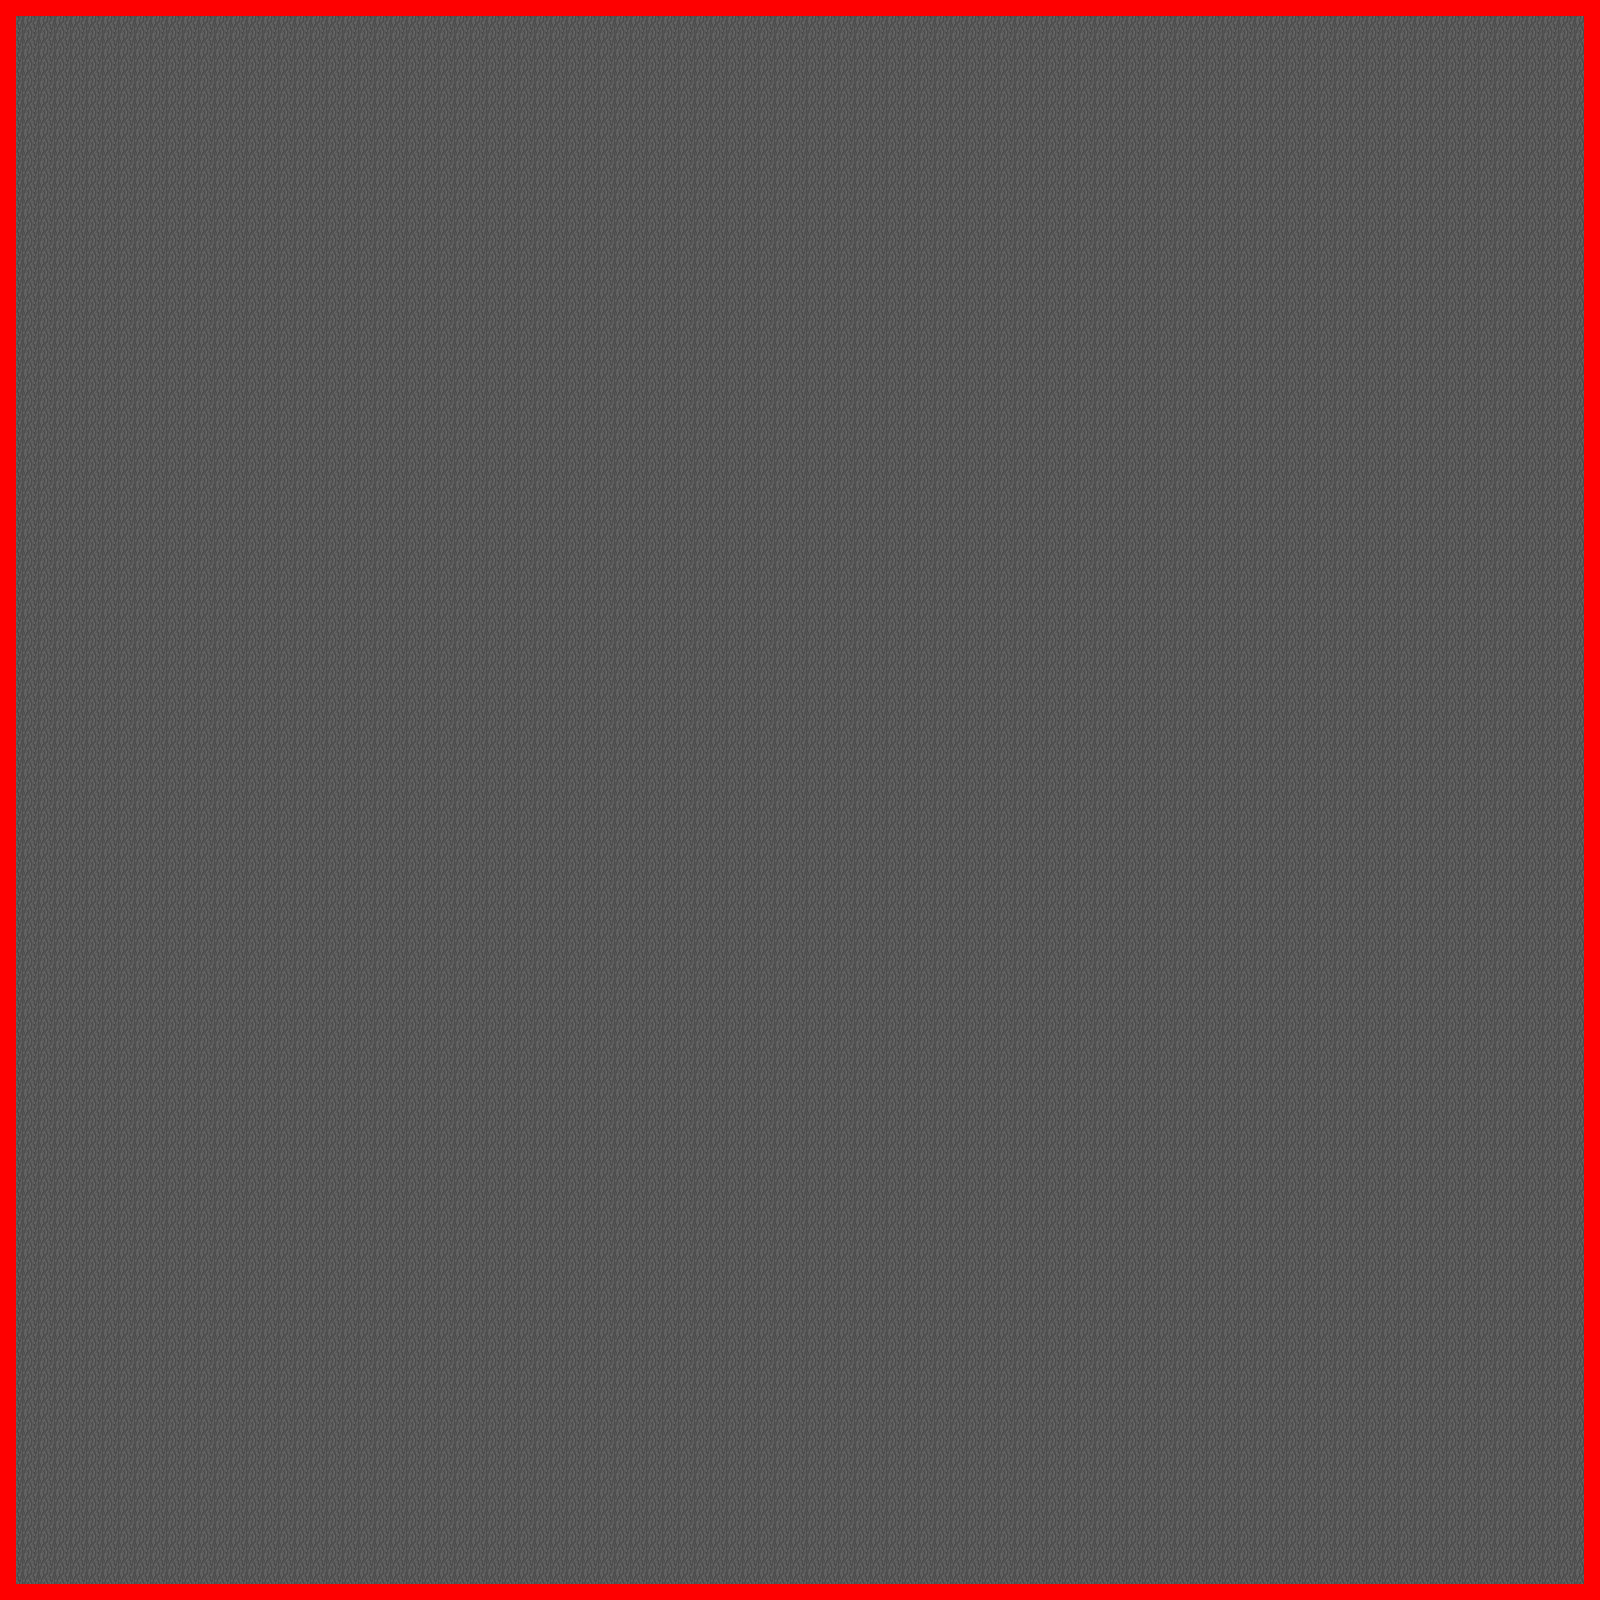

Tiled map render using the project's own tile images. Description and the map definition, with tile-layer contents summarised, below:
An orthogonal 100x100 tile map with 16x16 px tiles, 2 tile layers (Tile Layer 1, Collision), 2 tilesets.

<map version="1.0" orientation="orthogonal" width="100" height="100" tilewidth="16" tileheight="16">
 <tileset firstgid="1" name="terrain" tilewidth="16" tileheight="16">
  <image source="../tilesets/terrain.png" width="256" height="256" />
 </tileset>
 <tileset firstgid="257" name="collisions" tilewidth="16" tileheight="16">
  <image source="../tilesets/collisions.png" width="32" height="32" />
  <tile id="0">
   <properties>
    <property name="solid" value="true" />
   </properties>
  </tile>
 </tileset>
 <layer name="Tile Layer 1" width="100" height="100">
  <data>[10000 cells, 10000 non-empty, 1 distinct tile ids]</data>
 </layer>
 <layer name="Collision" width="100" height="100">
  <data>[10000 cells, 396 non-empty, 1 distinct tile ids]</data>
 </layer>
</map>
